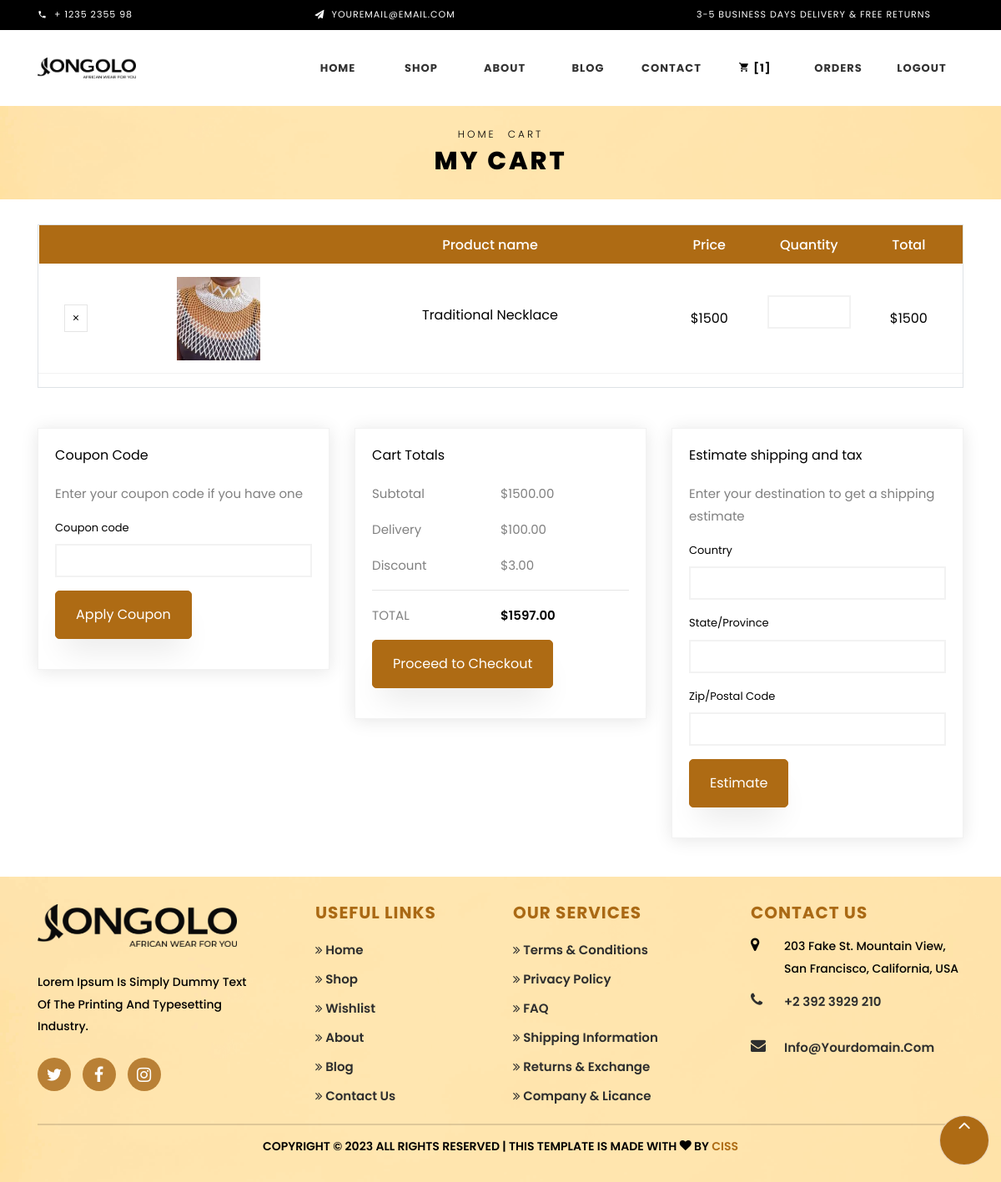
The page /cart_view/ (signed in) on the database its author committed.
### myapp/models.py (models this page shows, shortened)
class CartItem(models.Model):
    user = models.ForeignKey(User, on_delete=models.CASCADE)
    product = models.ForeignKey(Product, on_delete=models.CASCADE)
    quantity = models.PositiveIntegerField(default=1)
    def total_price(self):
        return self.quantity * self.product.price
    def image_url(self):
        return self.product.image.url

class Product(models.Model):
    user = models.ForeignKey(User, on_delete=models.CASCADE, default=1)
    name = models.CharField(max_length=100)
    price = models.IntegerField(default=0)
    category = models.ForeignKey(Category, on_delete=models.CASCADE, default=1)
    description = models.CharField(max_length=200, default='' , null=True , blank=True)
    image = models.ImageField(upload_to='products')

### myapp/website_views.py (the view)
# urls.py: path('cart_view/', website_views.cart_view, name='cart_view'),
@login_required (login_url='/')
def cart_view(request):
    cart_items = CartItem.objects.filter(user=request.user)
    total_price = sum(item.total_price() for item in cart_items)
    cart_items = CartItem.objects.filter(user=request.user)
    delivery_charge = 100.00
    delivery_charge1 = "{:.2f}".format(delivery_charge) # Replace with your actual delivery charge
    discount = 3.00
    discount1 = "{:.2f}".format(discount) # Replace with your actual discount
    total = "{:.2f}".format(total_price + delivery_charge - discount)
    print(total)
    total_price_formatted = "{:.2f}".format(total_price)
    cart_count = cart_items.count()
    return render(request, 'websiteuser/cart.html', {'cart_items': cart_items, 'total_price': total_price, 'delivery_charge1':delivery_charge1, 'discount1':discount1, 'total':total, 'total_price_formatted':total_price_formatted,'cart_count':cart_count})

### templates/websiteuser/cart.html (shortened to what this page needs)
{% include 'websiteuser/header.html'%}
{% load widget_tweaks %}
{% load static %}
<!DOCTYPE html>
<html lang="en">
<head>
    <link rel="stylesheet" href="{% static 'css/open-iconic-bootstrap.min.css'%}">
    <link rel="stylesheet" href="{% static 'css/animate.css'%}">
    <link rel="stylesheet" href="{% static 'css/owl.carousel.min.css'%}">
    <link rel="stylesheet" href="{% static 'css/owl.theme.default.min.css'%}">
    <link rel="stylesheet" href="{% static 'css/magnific-popup.css'%}">
    <link rel="stylesheet" href="{% static 'css/aos.css'%}">
    <link rel="stylesheet" href="{% static 'css/ionicons.min.css'%}">
    <link rel="stylesheet" href="{% static 'css/bootstrap-datepicker.css'%}">
    <link rel="stylesheet" href="{% static 'css/jquery.timepicker.css'%}">
<link rel="stylesheet" href="https://cdnjs.cloudflare.com/ajax/libs/font-awesome/4.7.0/css/font-awesome.min.css">
    <link rel="stylesheet" href="{% static 'css/flaticon.css'%}">
    <link rel="stylesheet" href="{% static 'css/icomoon.css'%}">
    <link rel="stylesheet" href="{% static 'css/style.css'%}">
{% block content %}
<div class="hero-wrap hero-bread" style="background-image: url(/static/images/banner/footer-bg.png);">
    <div class="container">
        <div class="row no-gutters slider-text align-items-center justify-content-center">
            <div class="col-md-9 ftco-animate text-center">
                <p class="breadcrumbs"><span class="mr-2"><a href="index.html">Home</a></span> <span>Cart</span></p>
                <h1 class="mb-0 bread">My Cart</h1>
            </div>
        </div>
    </div>
</div>
<section class="ftco-section ftco-cart">
    <div class="container">
        <div class="row">
            <div class="col-md-12 ftco-animate">
                <div class="cart-list border">
                    <table class="table">
                        <thead class="thead-primary">
                            <tr class="text-center">
                                <th>&nbsp;</th>
                                <th>&nbsp;</th>
                                <th>Product name</th>
                                <th>Price</th>
                                <th>Quantity</th>
                                <th>Total</th>
                            </tr>
                        </thead>
                        <tbody>
                            {% for item in cart_items %}
                            <tr class="text-center">
                                <td class="product-remove"><a href="{% url 'remove_from_cart' item.id %}">
                                    <span class="ion-ios-close"></span>
                                </a></td>
                                <td class="image-prod">
                                    <img class="img" src="{{ item.image_url }}"  src="{{ item.image_url }}" alt="{{ item.product.name }}">
                                </td>
                                <td class="product-name">
                                    <h3>{{ item.product.name }}</h3>
                                </td>
                                <td class="price">${{ item.product.price }}</td>
                                <td class="quantity">
                                    <div class="input-group mb-3">
                                        <input type="text" name="quantity" class="quantity form-control input-number" value="{{ item.quantity }}" max="100" readonly>
                                    </div>
                                </td>
                                <td class="total">${{ item.total_price }}</td>
                            </tr>
                            {% endfor %}
                        </tbody>
                    </table>
                </div>
            </div>
        </div>
        <div class="row justify-content-end">
            <div class="col-lg-4 mt-5 cart-wrap ftco-animate">
                <div class="cart-total mb-3">
                    <h3>Coupon Code</h3>
                    <p>Enter your coupon code if you have one</p>
                    <form action="#" class="info">
                        <div class="form-group">
                            <label for="">Coupon code</label>
                            <input type="text" class="form-control text-left px-3" placeholder="">
                        </div>
                        <p><a href="#" class="btn btn-primary py-3 px-4">Apply Coupon</a></p>
                    </form>
                </div>
            </div>
            <div class="col-lg-4 mt-5 cart-wrap ftco-animate">
                <div class="cart-total mb-3">
                    <h3>Cart Totals</h3>
                    <p class="d-flex">
                        <span>Subtotal</span>
                        <span>${{ total_price_formatted }}</span>
                    </p>
                    <p class="d-flex">
                        <span>Delivery</span>
                        <span>${{ delivery_charge1 }}</span>
                    </p>
                    <p class="d-flex">
                        <span>Discount</span>
                        <span>${{ discount1 }}</span>
                    </p>
                    <hr>
                    <p class="d-flex total-price">
                        <span>Total</span>
                        <span>${{ total }}</span>
                    </p>
                    <p>
                        <a href="{% url 'checkout' %}?{% for item in cart_items %}user={{ item.user.id }}&product{{ forloop.counter }}={{ item.product.id }}&quantity{{ forloop.counter }}={{ item.quantity }}&total_price={{ total }}&product_name={{ item.product.name }}{% if not forloop.last %}&{% endif %}{% endfor %}" class="btn btn-primary py-3 px-4">Proceed to Checkout
                        </a>
                    </p>
                </div>
            </div>
            <div class="col-lg-4 mt-5 cart-wrap ftco-animate">
                <div class="cart-total mb-3">
                    <h3>Estimate shipping and tax</h3>
                    <p>Enter your destination to get a shipping estimate</p>
                    <form action="#" class="info">
                        <div class="form-group">
                            <label for="">Country</label>
                            <input type="text" class="form-control text-left px-3" placeholder="">
                        </div>
                        <div class="form-group">
                            <label for="country">State/Province</label>
                            <input type="text" class="form-control text-left px-3" placeholder="">
                        </div>
                        <div class="form-group">
                            <label for="country">Zip/Postal Code</label>
                            <input type="text" class="form-control text-left px-3" placeholder="">
                        </div>
                        <p><a href="#" class="btn btn-primary py-3 px-4">Estimate</a></p>
                    </form>
                </div>
            </div>
        </div>
    </div>
</section>
{% endblock %}
{% include 'websiteuser/footer.html' %}
</body>
</html>

### templates/websiteuser/cart.html (style rules this page uses)
.table tbody tr td.quantity { width: 10%; }

### rows shown on the page
CartItem: image_url (picture), product.name "Traditional Necklace", product.price "1500", quantity "1", total_price "1500"

### other values the page prints
{{ cart_count }} "1"
{{ total_price_formatted }} "1500.00"
{{ delivery_charge1 }} "100.00"
{{ discount1 }} "3.00"
{{ total }} "1597.00"
